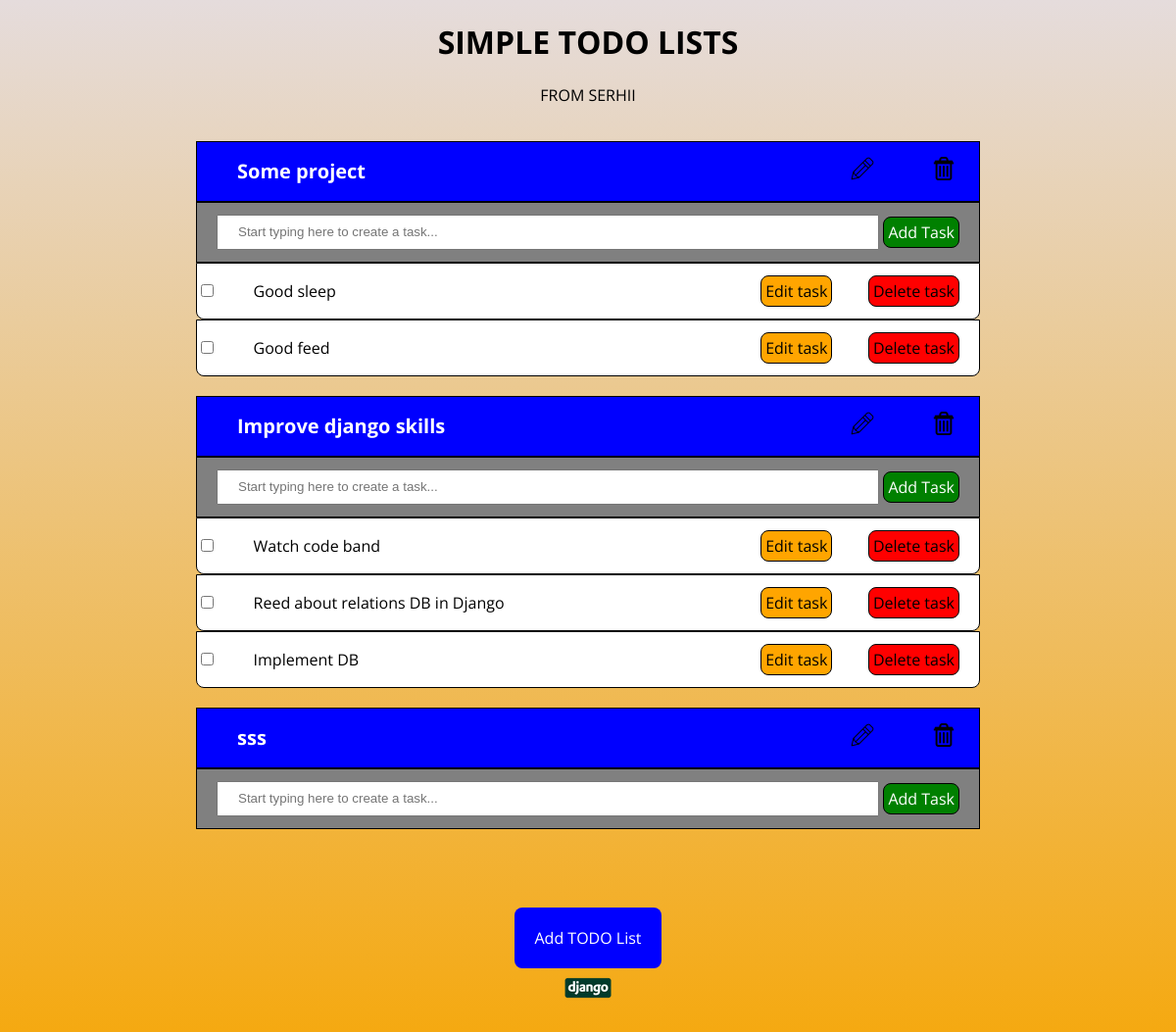
The app's page /, older data.
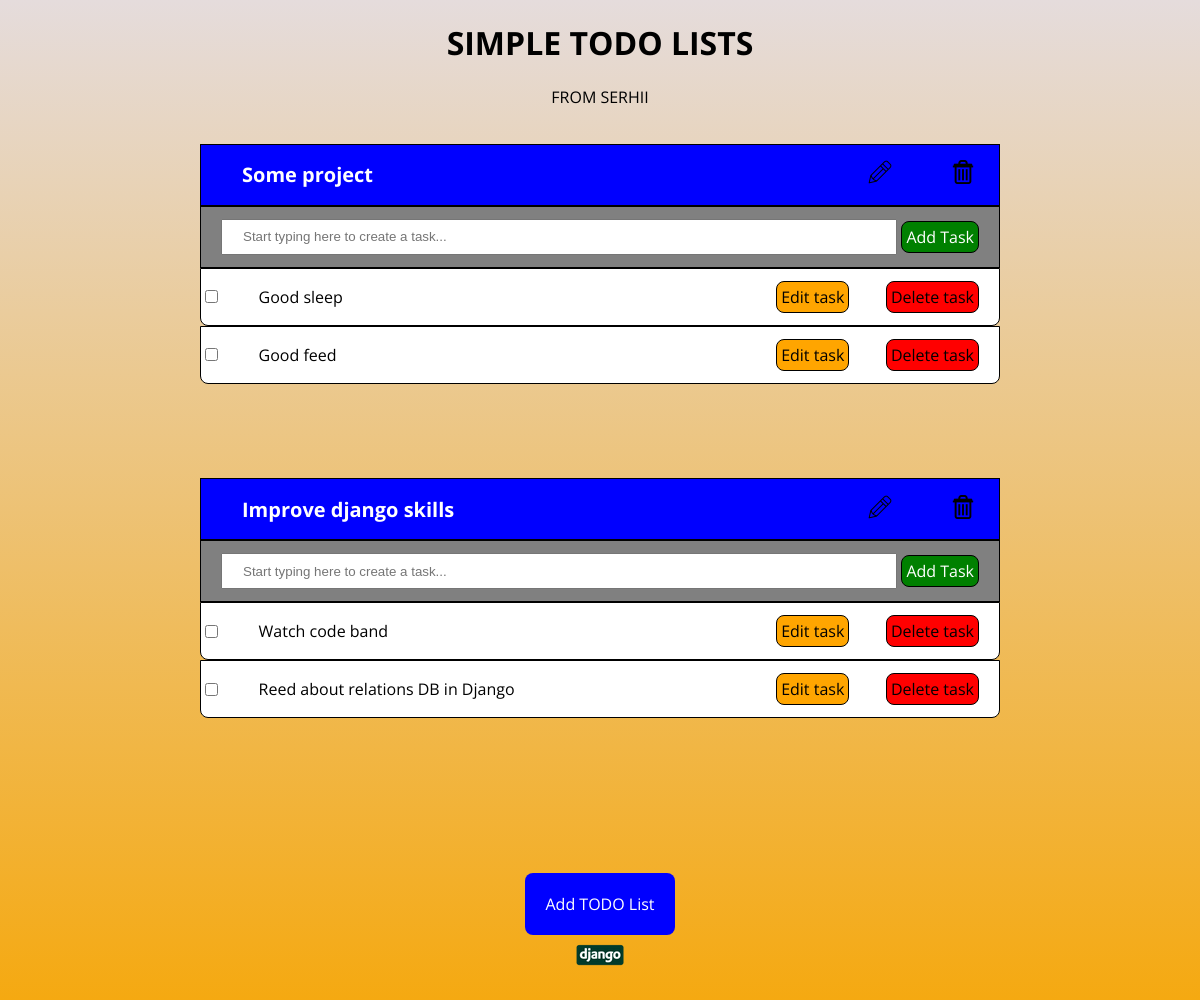
The same page, newer data.
### tasks/models.py (models this page shows, shortened)
class Project(models.Model):
	title = models.CharField(max_length=300, null=True)
	created = models.DateTimeField(auto_now_add=True, null=True)

class Task(models.Model):
	STATUS = (
		('To do', 'To do'),
		('In process', 'In process'),
		('Done', 'Done'),
		)
	project = models.ForeignKey(Project, null=True, on_delete=models.SET_NULL)
	title = models.CharField(max_length=300, null=True)
	complete = models.BooleanField(default=False, null=True)
	status = models.CharField(max_length=300, null=True, choices=STATUS)
	created = models.DateTimeField(auto_now_add=True,null=True)

### tasks/views.py (the view)
# urls.py: path('' , views.projects_list, name="list"),
def projects_list(request):
	projects = Project.objects.order_by('created')
	return render(request,'tasks/index.html', context={"projects":projects})

### tasks/templates/tasks/index.html
{% extends 'tasks/base.html' %}
{% block content %}
	{% for project in projects %}
		<section class="section">
				<div class="project">
					<p>{{ project.title }}</p>
					<a class="edit" href="{% url 'update_project' project.id %}">
						<img src=" static/images/pencil_icon.png " alt="pencil_icon">
					</a>
					<a  href="{% url 'delete_project' project.id %}" class="delete">
						<img src=" static/images/trash.png " alt="trash_icon">
					</a>
				</div>
				<div class="addtask">
					<input type="text" placeholder="Start typing here to create a task...">
					<a href="{% url 'create_task' %}">Add Task</a>
				</div>
				{% for task in project.task_set.all %}
					<div class="content">
						<input type="checkbox" name="complete">
						<p>{{task.title}}</p>
						<a href="{% url 'update_task' task.id %}" class="edittask">Edit task</a>
						<a href="{% url 'delete_task' task.id %}" class="deletetask">Delete task</a>
					</div>
				{% endfor%}
		</section>
	{% endfor %}
{% endblock content %}

Row changes from the older to the newer data that the page shows:
removed Task: title "Implement DB", shown under Project "Improve django skills"
removed Project: title "sss"
